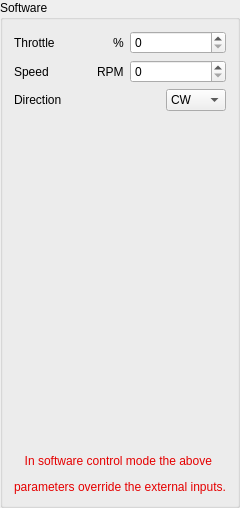
    <widget class="QGroupBox" name="software">
     <property name="title">
      <string>Software</string>
     </property>
     <layout class="QVBoxLayout" name="verticalLayout_3">
      <item>
       <layout class="QHBoxLayout" name="horizontalLayout_19">
        <item>
         <widget class="QLabel" name="label_16">
          <property name="text">
           <string>Throttle</string>
          </property>
         </widget>
        </item>
        <item>
         <spacer name="horizontalSpacer_13">
          <property name="orientation">
           <enum>Qt::Horizontal</enum>
          </property>
          <property name="sizeHint" stdset="0">
           <size>
            <width>40</width>
            <height>20</height>
           </size>
          </property>
         </spacer>
        </item>
        <item>
         <widget class="QLabel" name="label_37">
          <property name="text">
           <string>%</string>
          </property>
         </widget>
        </item>
        <item>
         <widget class="QSpinBox" name="throttle">
          <property name="minimumSize">
           <size>
            <width>96</width>
            <height>0</height>
           </size>
          </property>
          <property name="maximum">
           <number>100</number>
          </property>
         </widget>
        </item>
       </layout>
      </item>
      <item>
       <layout class="QHBoxLayout" name="horizontalLayout_20">
        <item>
         <widget class="QLabel" name="label_17">
          <property name="text">
           <string>Speed</string>
          </property>
         </widget>
        </item>
        <item>
         <spacer name="horizontalSpacer_14">
          <property name="orientation">
           <enum>Qt::Horizontal</enum>
          </property>
          <property name="sizeHint" stdset="0">
           <size>
            <width>40</width>
            <height>20</height>
           </size>
          </property>
         </spacer>
        </item>
        <item>
         <widget class="QLabel" name="label_38">
          <property name="text">
           <string>RPM</string>
          </property>
         </widget>
        </item>
        <item>
         <widget class="QSpinBox" name="speed">
          <property name="minimumSize">
           <size>
            <width>96</width>
            <height>0</height>
           </size>
          </property>
          <property name="maximum">
           <number>15000</number>
          </property>
          <property name="singleStep">
           <number>100</number>
          </property>
         </widget>
        </item>
       </layout>
      </item>
      <item>
       <layout class="QHBoxLayout" name="horizontalLayout_21">
        <item>
         <widget class="QLabel" name="label_18">
          <property name="text">
           <string>Direction</string>
          </property>
         </widget>
        </item>
        <item>
         <spacer name="horizontalSpacer_15">
          <property name="orientation">
           <enum>Qt::Horizontal</enum>
          </property>
          <property name="sizeHint" stdset="0">
           <size>
            <width>40</width>
            <height>20</height>
           </size>
          </property>
         </spacer>
        </item>
        <item>
         <widget class="QComboBox" name="direction">
          <item>
           <property name="text">
            <string>CW</string>
           </property>
          </item>
          <item>
           <property name="text">
            <string>CCW</string>
           </property>
          </item>
         </widget>
        </item>
       </layout>
      </item>
      <item>
       <spacer name="verticalSpacer_3">
        <property name="orientation">
         <enum>Qt::Vertical</enum>
        </property>
        <property name="sizeHint" stdset="0">
         <size>
          <width>20</width>
          <height>337</height>
         </size>
        </property>
       </spacer>
      </item>
      <item>
       <widget class="QLabel" name="label_44">
        <property name="text">
         <string>&lt;html&gt;&lt;head/&gt;&lt;body&gt;&lt;p align=&quot;center&quot;&gt;&lt;span style=&quot; color:#e50000;&quot;&gt;In software control mode the above &lt;/span&gt;&lt;/p&gt;&lt;p align=&quot;center&quot;&gt;&lt;span style=&quot; color:#e50000;&quot;&gt;parameters override the external inputs.&lt;/span&gt;&lt;/p&gt;&lt;/body&gt;&lt;/html&gt;</string>
        </property>
        <property name="alignment">
         <set>Qt::AlignCenter</set>
        </property>
       </widget>
      </item>
     </layout>
    </widget>
